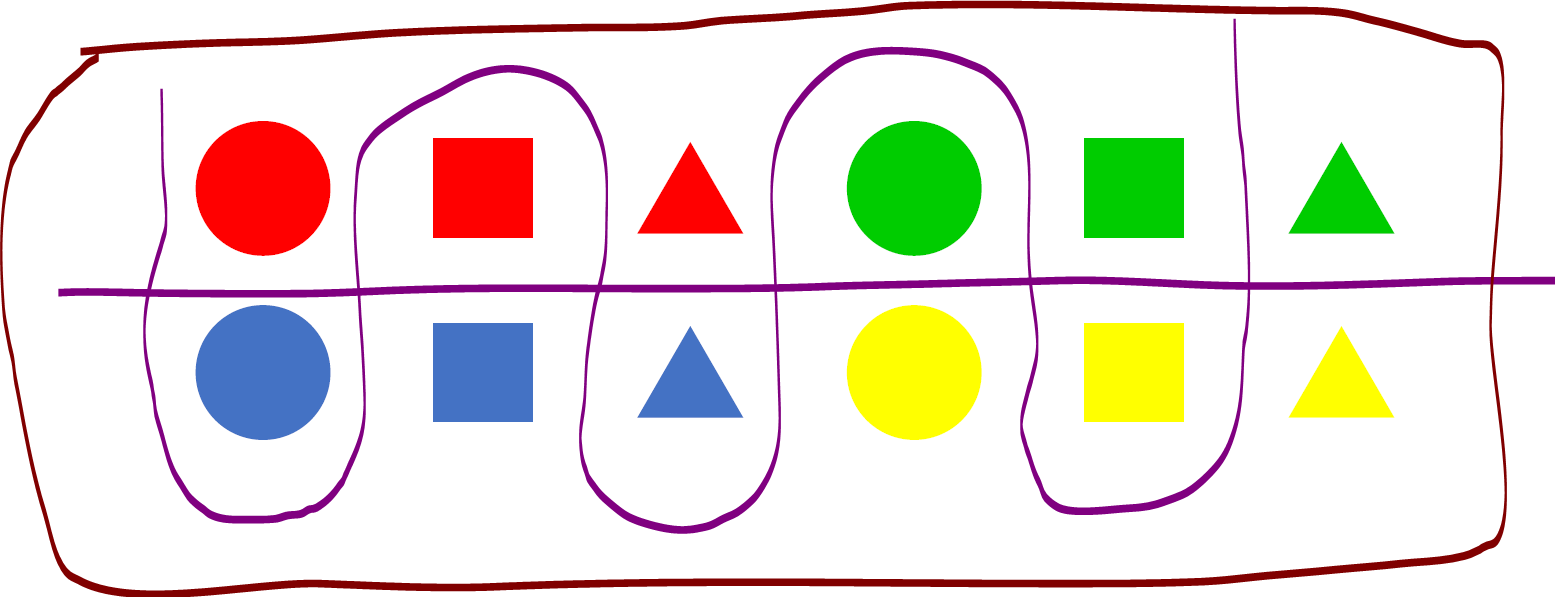
%> input picture classes/fall-2024/senior-design/project2/StickersWithNoise.PNG, 1555 x 597 px
$ octave background_subtraction.m   (GNU Octave 9; MATLAB toolbox functions it lacks are replaced by stand-ins)
%> lines starting %> are read from the running program, lines starting %| are printed output that depends on the picture; in (x1, y1, x2, y2) boxes, pixels count from 0 and x2, y2 are one past the last pixel; in counts of white or black regions, pixels touching at a corner belong together; the program's own positions count from 1
%% ECE 4950 Fall 2020 Project 2 Demo - Image Processing
clear all
close all
clc
%% Read in Original and Background Images
Image_Orig = imread(['StickersWithNoise.PNG']);
%> Image_Orig is the input picture: size 597x1555x3 uint8; mean R, G, B 233.9, 226.5, 218.4
Image_Background = imread(['NoiseBackground.png']);
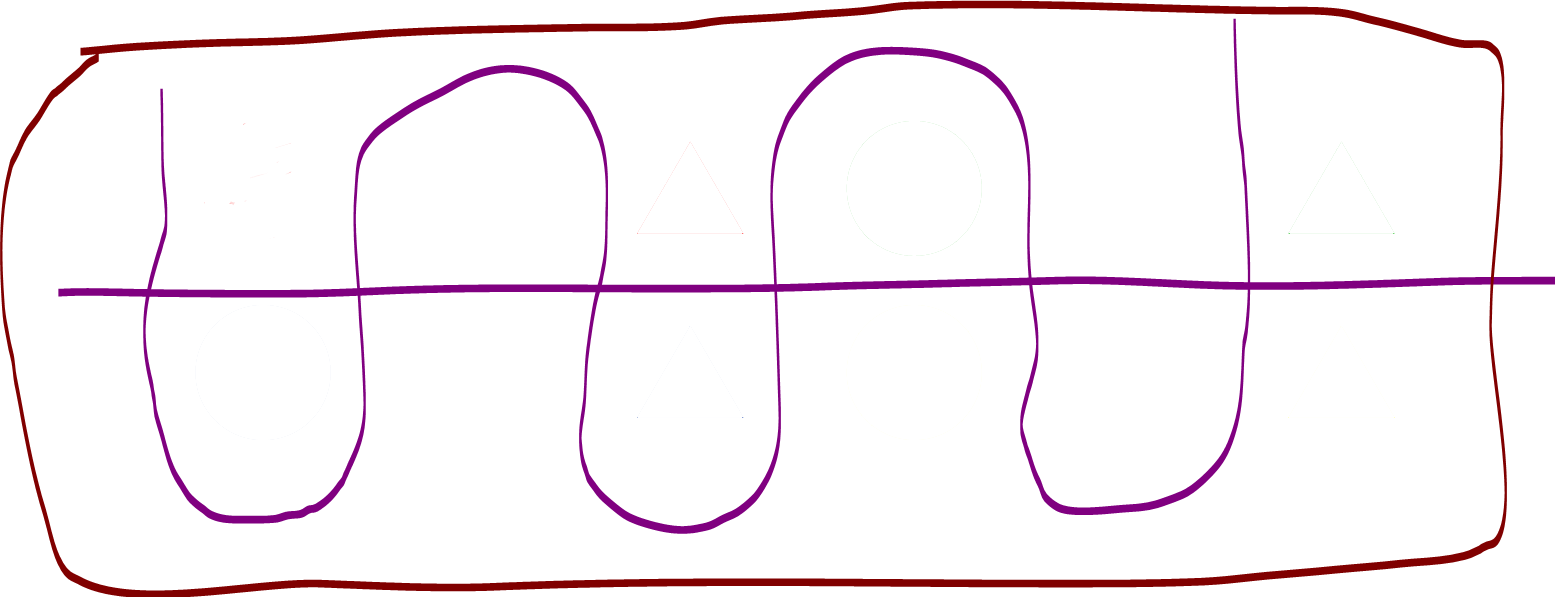
%> input picture classes/fall-2024/senior-design/project2/NoiseBackground.png, 1555 x 597 px
%> Image_Background is the input picture: size 597x1555x3 uint8; mean R, G, B 247.8, 240.5, 244.2
[height,width,depth] = size(Image_Orig);
%> height = 597; width = 1555; depth = 3
[height_b,width_b,depth_b] = size(Image_Background);
%> height_b = 597; width_b = 1555; depth_b = 3

figure();
imshow(Image_Orig);
title('Original Image');

figure();
imshow(Image_Background);
title('Background Image');

%% Compute Background Subtraction
% Notes:
% This step is not required but helps with noisy images
% Save a background.png so you do not have to take a new image every run
Image_BackgroundSub = Image_Background - Image_Orig;
figure();
imshow(Image_BackgroundSub);
title('Background Subtraction Image');

%% Compute Binary Image for imageprops
Image_Binary = im2bw(Image_BackgroundSub);
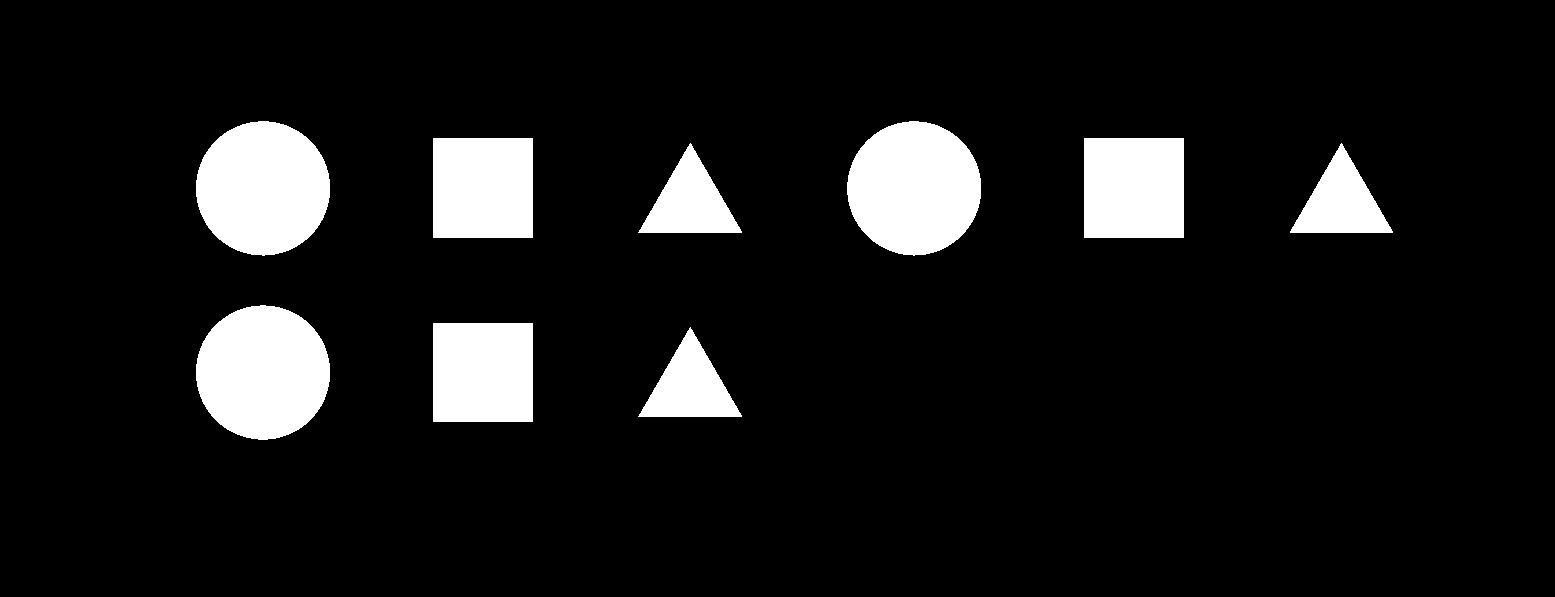
%> Image_Binary: size 597x1555 logical; 9.3% white; 9 white regions, largest, box (x1, y1, x2, y2) and area: (196, 305, 330, 440) 14170, (196, 121, 330, 256) 14166, (847, 121, 981, 256) 14125
figure();
imshow(Image_Binary);
title('Binary Background Subtraction Image (Broken)');
% Check the image, notice blue stickers have ben classified as background

%% Fix Image to Compute Binary Image
Image_BackgroundSub2 = Image_BackgroundSub;
for i=1:height
    for j=1:width
        if (Image_BackgroundSub(i,j,1) > 2) || ...
           (Image_BackgroundSub(i,j,2) > 2) || ...
           (Image_BackgroundSub(i,j,3) > 2)

            %Will Show in Green
            Image_BackgroundSub2(i,j,:) = [175,200,175];
        end
    end
end
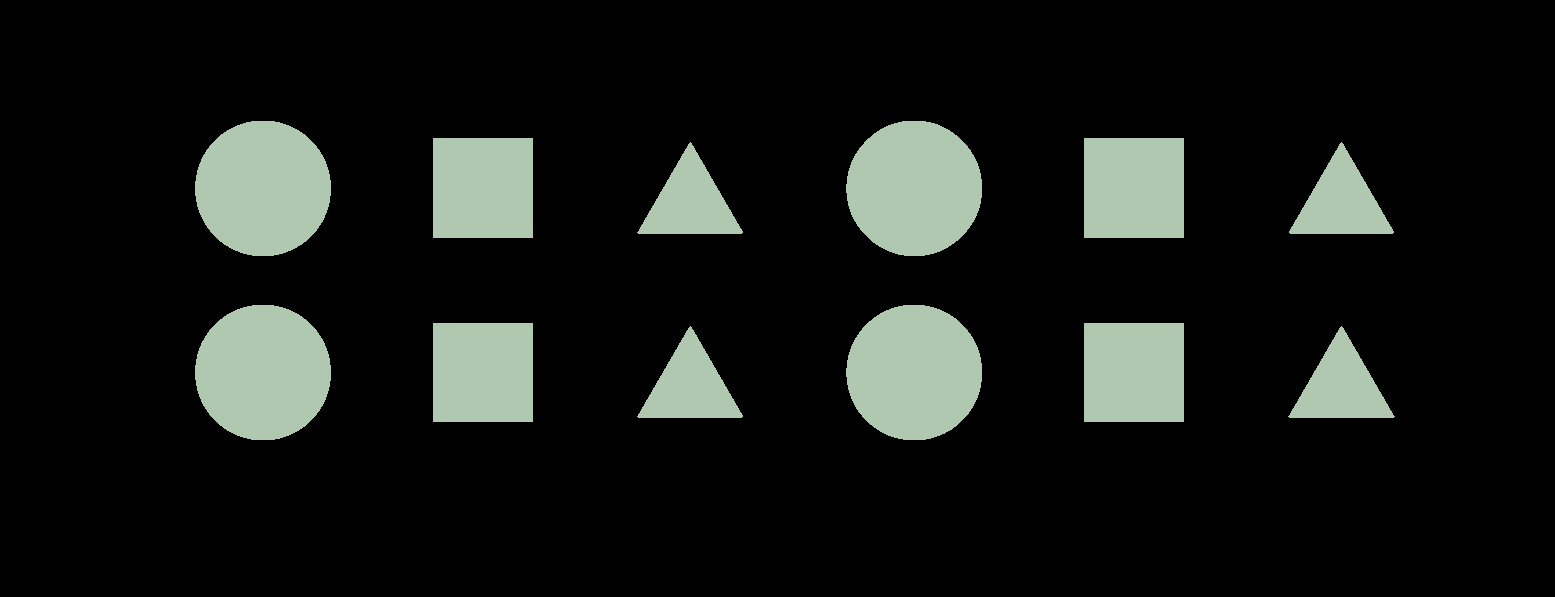
%> Image_BackgroundSub2: size 597x1555x3 uint8; mean R, G, B 22.2, 25.4, 22.2

figure();
imshow(Image_BackgroundSub2);
title('Background Subtraction Image (New)');

Image_Binary2 = im2bw(Image_BackgroundSub2);
%> Image_Binary2: size 597x1555 logical; 12.7% white; 12 white regions, largest, box (x1, y1, x2, y2) and area: (195, 305, 331, 440) 14532, (195, 121, 331, 256) 14528, (846, 305, 982, 440) 14517
figure();
imshow(Image_Binary2);
title('Binary Background Subtraction Image (Fixed)');

%% Erode Image
% Set Morphological Operation
SE = strel('disk',20);

Image_Erode = imerode(Image_Binary2, SE);
%> Image_Erode: size 597x1555 logical; 5.2% white; 12 white regions, largest, box (x1, y1, x2, y2) and area: (214, 324, 312, 421) 7450, (214, 140, 312, 237) 7448, (865, 324, 963, 421) 7438
figure();
imshow(Image_Erode);
title('Binary Image Erosion');

%% Dilate Image
% Set Morphological Operation
SE = strel('disk',20);

Image_Dilate = imdilate(Image_Binary2, SE);
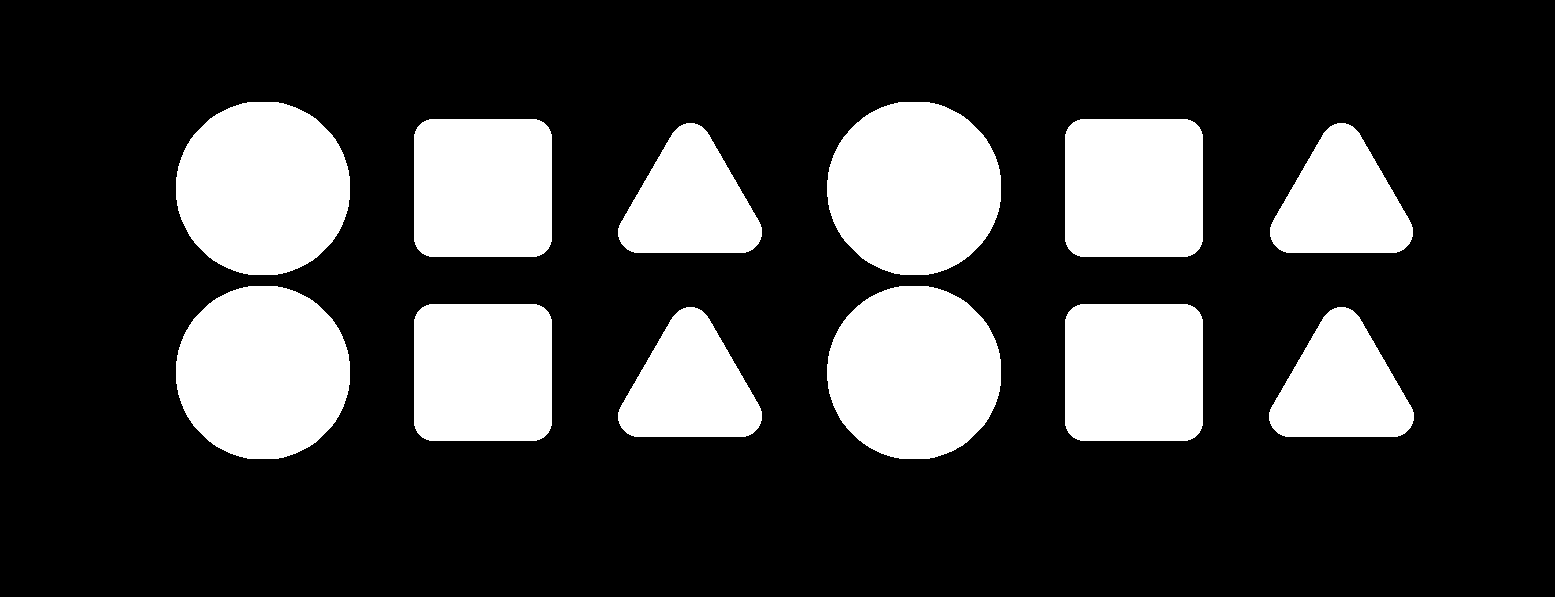
%> Image_Dilate: size 597x1555 logical; 23.6% white; 12 white regions
figure();
imshow(Image_Dilate);
title('Binary Image Dilate');

%% Call regionprops
STATS = regionprops(Image_Binary2, 'all')
%> STATS = 12 regions; largest, box (x1, y1, x2, y2), Area, Centroid, MajorAxisLength, MinorAxisLength and Eccentricity: (195, 305, 331, 440) 14532 [263.5 373] 136.1 135.9 0.0579, (195, 121, 331, 256) 14528 [263.5 188.9] 136.1 135.9 0.0582, (846, 305, 982, 440) 14517 [914.7 373] 136 135.9 0.05

%% Print overlay
figure();
imshow(Image_Orig)
hold on;

items = size(STATS);
%> items = [12 1]
for i = 1:items
%> (the run ends here)
